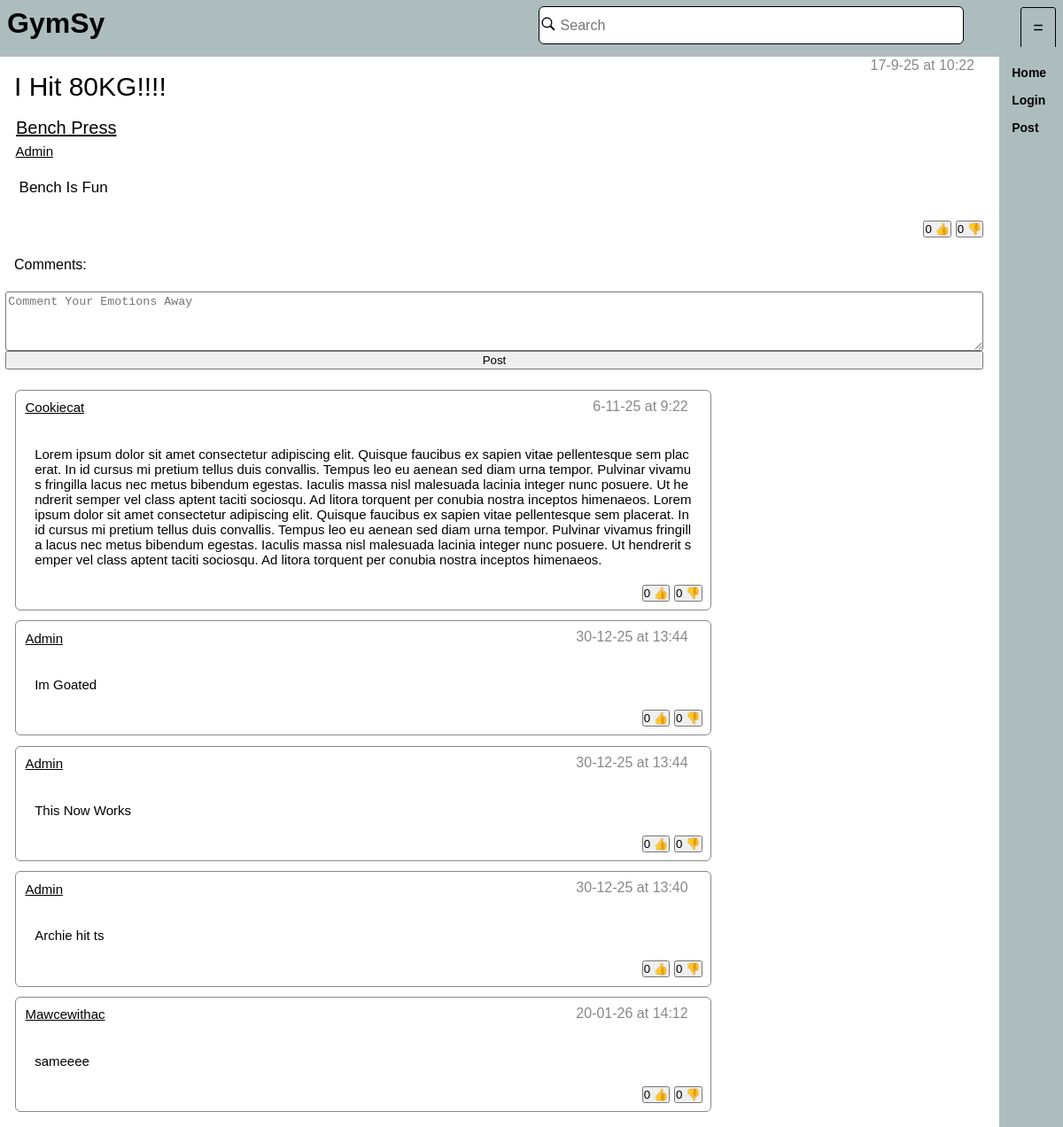
/post/1, run on the app's committed database.
### tables this page shows
CREATE TABLE "Post" (
	"PostID"	INTEGER UNIQUE,
	"PostContent"	TEXT,
	"ExcersiseID"	INTEGER,
	"AccountID"	INTEGER,
	"Title"	TEXT,
	"Date"	TEXT,
	"Time"	TEXT,
	"Parent"	INTEGER,
	PRIMARY KEY("PostID"),
	FOREIGN KEY("AccountID") REFERENCES "Account"("AccountID"),
	FOREIGN KEY("ExcersiseID") REFERENCES "Excersise"("ExcersiseID")
);

CREATE TABLE "Excersise" (
	"ExcersiseID"	INTEGER UNIQUE,
	"MuscleID"	INTEGER,
	"ExcersiseName"	TEXT,
	PRIMARY KEY("ExcersiseID"),
	FOREIGN KEY("MuscleID") REFERENCES "MuscleGroup"("MuscleID")
);

CREATE TABLE "Account" (
	"AccountID"	INTEGER UNIQUE,
	"Name"	TEXT,
	"Username"	TEXT UNIQUE,
	"Password"	TEXT,
	"Admin"	INTEGER,
	PRIMARY KEY("AccountID")
);

### app.py (the view)
@app.route("/post/<post>")
def ShowPost(post):
    print(post)
    PostData = DatabaseHandler.GetPost(int(post))
    CommentData = DatabaseHandler.GetComments(int(post))
    if PostData is None:
        return app.redirect("/home",302)
    Id = cache.get("id")
    if Id is None:
        cache.set("id", 0)
        Id = 0
    return render_template("Post.html",ID = Id,
                            data = PostData,
                            Comments = CommentData,
                            PostID = post
                            )

### Database/DatabaseHandler.py (called while the page is built)
def GetPost(ID: int):
    with sqlite3.connect("Database/GymsyDatabase.db") as Connection:
        Cursor = Connection.cursor()
        Result = Cursor.execute(SqlCommands.GetPostsFromPostID.ReturnQuery([ID])).fetchone()
        return Result

def GetComments(ParentID: int):
    with sqlite3.connect("Database/GymsyDatabase.db") as Connection:
        Cursor = Connection.cursor()
        Result = Cursor.execute(SqlCommands.GetPostComments.ReturnQuery([ParentID,ParentID]))
        return Result.fetchall()
    return 0

### Database/SqlCommands.py (called while the page is built)
    def ReturnQuery(self,NewContent: list = []):
        if type(NewContent) != list:
            NewContent = [NewContent]
        if len(NewContent) == len(self.Additions):
            return self.Query.format(*NewContent)
        else:
            print(NewContent, self.Additions)
            return "ERROR building Query"

### app.py (called while the page is built)
@app.after_request
def after_request(response):
    response.headers["Cache-Control"] = "no-cache, no-store, must-revalidate,public, max-age=0"
    response.headers['X-UA-Compatible'] = 'IE=Edge,chrome=1'
    response.cache_control.max_age = 0
    return response

### templates/Post.html (shortened to what this page needs)
{% extends 'index.html' %}
{% block content %}
<PostMain>
    <div class = "title" style = "Padding: 0;">
        <p class = "PostTitle">{{data[1]}}</p>
        <p style="margin-left: auto; margin-top: 0;color: #888888">{{data[9]}} at {{data[8]}}</p>
    </div>
    <a class = "PostExcersiseTitleText" href = "/exercise/{{data[3]}}">{{data[6]}}</a>
    <a class = "MainpostUsername" href = "/users/{{data[7]}}">{{data[7]}}</a>
    <div style = "margin: 1rem;">
		<a class = "PostDescription">
        {{data[2]}}
        </a>
	</div>
    <div class = "likeBar">
         <button class = "likeButton" id="Like:{{data[0]}}"
                            onclick={%if ID == 0 %} "OpenPopUp('popUp');ChildClicked();" {%else%} "SendLike({{ID}}, 1,{{data[0]}});updateLikes('{{data[0]}}');ChildClicked();" {%endif%} >
        {{data[4]}}&nbsp👍</button>
        <button class = "likeButton" id="Dislike:{{data[0]}}"
                onclick= {%if ID == 0 %} "OpenPopUp('popUp');ChildClicked();" {%else%} "SendLike({{ID}}, -1,{{data[0]}}); updateLikes('{{data[0]}}');ChildClicked();" {%endif%} >
        {{data[5]}}&nbsp👎</button>
    </div>
</PostMain>
<p>Comments:</p>
<div style="display: flex; flex-direction: column;">
    <textarea class = "Commentbox" id="CommentID" name="Comment" rows="4" cols="50" placeholder="Comment Your Emotions Away"></textarea>
    <button style = "" onclick= {%if ID == 0 %} "OpenPopUp('popUp');ChildClicked();" {%else%} "SendComment(document.getElementById('CommentID').value,{{PostID}},'{{ID}}')"{%endif%}>Post</button>
</div>
<div>
	{%for post in Comments%}
<div class = "comment" style = "">
<div class = "title">
        <a class = "MainpostUsername" href = "/users/{{post[1]}}" style = "margin: 0">{{post[1]}}</a>
	<p style="margin-left: auto; margin-top: 0;color: #888888">{{post[5]}} at {{post[6]}}</p>
	</div>
        <p class="PostDescription" style = "font-size: min(1.3vmax,15px);" >{{post[2]}}</p>
    <div class = "likeBar">
         <button class = "likeButton" id="Like:{{post[0]}}"
                            onclick={%if ID == 0 %} "OpenPopUp('popUp');ChildClicked();" {%else%} "SendLike({{ID}}, 1,{{post[0]}});updateLikes('{{post[0]}}');ChildClicked();" {%endif%} >
        {{post[3]}}&nbsp👍</button>
        <button class = "likeButton" id="Dislike:{{post[0]}}"
                onclick= {%if ID == 0 %} "OpenPopUp('popUp');ChildClicked();" {%else%} "SendLike({{ID}}, -1,{{post[0]}}); updateLikes('{{post[0]}}');ChildClicked();" {%endif%} >
        {{post[4]}}&nbsp👎</button>
    </div>
</div>
	{%endfor%}
</div>
{% endblock %}

### templates/static/styles/Style.css (style rules this page uses)
html { font-size: 16px; margin: 0; height: 100%; font-family: Helvetica, Arial, sans-serif; overflow-x:hidden; }
body { overflow-x:hidden; margin: 0; background-color: #FFFFFF; height: 100%; display: flex; }
p { margin: 1rem; color: #000000; display: flex; }
div { padding: 0.5% 0.5% 0.5% 0.5%; }
div.comment { display: flex; flex-direction: column; width: 70%; min-height: 1%; height: auto; border: thin solid #888888; border-radius: 6px; margin: 1%; text-overflow: revert; word-break: break-all; }
div.likeBar { margin-top: auto; margin-left: auto; }
button.likeButton { padding: 0; }
div.title { display: flex; flex-direction: row; text-overflow: ellipsis; width: auto; margin-bottom: 0; }
PostMain { display: flex; flex-direction: column; width:100%; height:auto }
p.PostTitle { font-size: 30px; margin: 1rem; }
a.PostExcersiseTitleText { font-size: 20px; color: #000000; width: auto; margin-left: 1rem; text-decoration: underline; text-transform: capitalize; color: #000000; margin-block-end: 0.2%; padding: 0.1em; }
a.MainpostUsername { font-size: 15px; text-decoration: underline; text-transform: capitalize; padding: 0.1em; color: #000000; margin-left: 1rem; }
a.PostDescription { font-size: 17px; }
textarea.Commentbox { text-align:start; border-radius:3px;padding: 2.6px; }

### data on the page
Post: Title "I Hit 80KG!!!!", Date "17-9-25", Time "10:22", PostContent "Bench Is Fun"
Excersise: ExcersiseName "Bench Press"
Account: Username "Admin"
Post: post "Cookiecat", Date "6-11-25", Time "9:22", PostContent "Lorem ipsum dolor sit amet consectetur adipiscing elit. Quisque faucibus ex sapien vitae pellentesque sem placerat. In id cursus mi pretium tellus duis convallis. Tempus leo eu aenean sed diam urna tempor. Pulvinar vivamus fringilla lacus nec metus bibendum egestas. Iaculis massa nisl malesuada lacinia integer nunc posuere. Ut hendrerit semper vel class aptent taciti sociosqu. Ad litora torquent per conubia nostra inceptos himenaeos. Lorem ipsum dolor sit amet consectetur adipiscing elit. Quisque faucibus ex sapien vitae pellentesque sem placerat. In id cursus mi pretium tellus duis convallis. Tempus leo eu aenean sed diam urna tempor. Pulvinar vivamus fringilla lacus nec metus bibendum…", ExcersiseID "0"
Post: post "Admin", Date "30-12-25", Time "13:44", PostContent "Im Goated", ExcersiseID "0"
Post: post "Admin", Date "30-12-25", Time "13:44", PostContent "This Now Works", ExcersiseID "0"
Post: post "Admin", Date "30-12-25", Time "13:40", PostContent "Archie hit ts", ExcersiseID "0"
Post: post "Mawcewithac", Date "20-01-26", Time "14:12", PostContent "sameeee", post "0"

### other printed values
{{ data[4] }} "0"
{{ data[5] }} "0"
